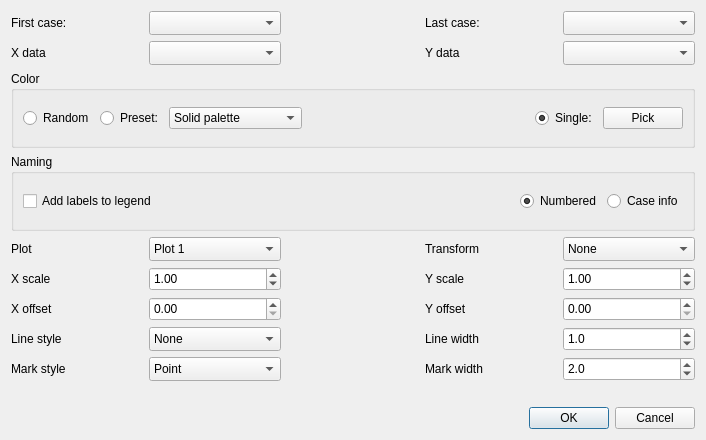
<?xml version="1.0" encoding="UTF-8"?>
<ui version="4.0">
 <class>case_dialog</class>
 <widget class="QDialog" name="case_dialog">
  <property name="geometry">
   <rect>
    <x>0</x>
    <y>0</y>
    <width>706</width>
    <height>440</height>
   </rect>
  </property>
  <property name="windowTitle">
   <string>Case line addition</string>
  </property>
  <layout class="QGridLayout" name="gridLayout_3">
   <item row="2" column="0">
    <widget class="QDialogButtonBox" name="OK_btn">
     <property name="enabled">
      <bool>true</bool>
     </property>
     <property name="font">
      <font>
       <family>Arial</family>
       <pointsize>9</pointsize>
      </font>
     </property>
     <property name="orientation">
      <enum>Qt::Horizontal</enum>
     </property>
     <property name="standardButtons">
      <set>QDialogButtonBox::Cancel|QDialogButtonBox::Ok</set>
     </property>
    </widget>
   </item>
   <item row="1" column="0">
    <widget class="QLabel" name="error_label">
     <property name="sizePolicy">
      <sizepolicy hsizetype="Preferred" vsizetype="Fixed">
       <horstretch>0</horstretch>
       <verstretch>0</verstretch>
      </sizepolicy>
     </property>
     <property name="font">
      <font>
       <family>Arial</family>
       <pointsize>9</pointsize>
      </font>
     </property>
     <property name="text">
      <string/>
     </property>
     <property name="alignment">
      <set>Qt::AlignCenter</set>
     </property>
    </widget>
   </item>
   <item row="0" column="0">
    <layout class="QGridLayout" name="gridLayout" rowstretch="10,0,0,0,0,0,0,0,0" columnstretch="0,0,0,0,0">
     <item row="6" column="0">
      <widget class="QLabel" name="label_13">
       <property name="font">
        <font>
         <family>Arial</family>
         <pointsize>9</pointsize>
        </font>
       </property>
       <property name="text">
        <string>X offset</string>
       </property>
      </widget>
     </item>
     <item row="5" column="1">
      <widget class="ScienDSpinBox" name="case_xscale_sb">
       <property name="maximumSize">
        <size>
         <width>16777215</width>
         <height>24</height>
        </size>
       </property>
       <property name="font">
        <font>
         <family>Arial</family>
         <pointsize>9</pointsize>
        </font>
       </property>
       <property name="value">
        <double>1.000000000000000</double>
       </property>
      </widget>
     </item>
     <item row="5" column="3">
      <widget class="QLabel" name="label_12">
       <property name="font">
        <font>
         <family>Arial</family>
         <pointsize>9</pointsize>
        </font>
       </property>
       <property name="text">
        <string>Y scale</string>
       </property>
      </widget>
     </item>
     <item row="7" column="1">
      <widget class="QComboBox" name="case_style_cb">
       <property name="maximumSize">
        <size>
         <width>16777215</width>
         <height>24</height>
        </size>
       </property>
       <property name="font">
        <font>
         <family>Arial</family>
         <pointsize>9</pointsize>
        </font>
       </property>
       <property name="currentText">
        <string>None</string>
       </property>
       <property name="currentIndex">
        <number>0</number>
       </property>
       <item>
        <property name="text">
         <string>None</string>
        </property>
       </item>
       <item>
        <property name="text">
         <string>Solid</string>
        </property>
       </item>
       <item>
        <property name="text">
         <string>Dashed</string>
        </property>
       </item>
       <item>
        <property name="text">
         <string>Dash-dot</string>
        </property>
       </item>
       <item>
        <property name="text">
         <string>Dotted</string>
        </property>
       </item>
      </widget>
     </item>
     <item row="4" column="4">
      <widget class="QComboBox" name="case_transform_cb">
       <property name="maximumSize">
        <size>
         <width>16777215</width>
         <height>24</height>
        </size>
       </property>
       <property name="font">
        <font>
         <family>Arial</family>
         <pointsize>9</pointsize>
        </font>
       </property>
       <item>
        <property name="text">
         <string>None</string>
        </property>
       </item>
       <item>
        <property name="text">
         <string>|.|</string>
        </property>
       </item>
       <item>
        <property name="text">
         <string>Arg(.)</string>
        </property>
       </item>
       <item>
        <property name="text">
         <string>unwrap Arg(.)</string>
        </property>
       </item>
       <item>
        <property name="text">
         <string>20log(.)</string>
        </property>
       </item>
       <item>
        <property name="text">
         <string>20log(|.|)</string>
        </property>
       </item>
       <item>
        <property name="text">
         <string>unwrap(.)</string>
        </property>
       </item>
      </widget>
     </item>
     <item row="0" column="0">
      <widget class="QLabel" name="label">
       <property name="font">
        <font>
         <family>Arial</family>
         <pointsize>9</pointsize>
        </font>
       </property>
       <property name="text">
        <string>First case:</string>
       </property>
      </widget>
     </item>
     <item row="5" column="4">
      <widget class="ScienDSpinBox" name="case_yscale_sb">
       <property name="maximumSize">
        <size>
         <width>16777215</width>
         <height>24</height>
        </size>
       </property>
       <property name="font">
        <font>
         <family>Arial</family>
         <pointsize>9</pointsize>
        </font>
       </property>
       <property name="value">
        <double>1.000000000000000</double>
       </property>
      </widget>
     </item>
     <item row="1" column="0">
      <widget class="QLabel" name="label_3">
       <property name="font">
        <font>
         <family>Arial</family>
         <pointsize>9</pointsize>
        </font>
       </property>
       <property name="text">
        <string>X data</string>
       </property>
      </widget>
     </item>
     <item row="7" column="3">
      <widget class="QLabel" name="label_7">
       <property name="font">
        <font>
         <family>Arial</family>
         <pointsize>9</pointsize>
        </font>
       </property>
       <property name="text">
        <string>Line width</string>
       </property>
      </widget>
     </item>
     <item row="4" column="1">
      <widget class="QComboBox" name="case_render_cb">
       <property name="maximumSize">
        <size>
         <width>16777215</width>
         <height>24</height>
        </size>
       </property>
       <property name="font">
        <font>
         <family>Arial</family>
         <pointsize>9</pointsize>
        </font>
       </property>
       <item>
        <property name="text">
         <string>Plot 1</string>
        </property>
       </item>
       <item>
        <property name="text">
         <string>Plot 2.1</string>
        </property>
       </item>
       <item>
        <property name="text">
         <string>Plot 2.2</string>
        </property>
       </item>
       <item>
        <property name="text">
         <string>Plot 3</string>
        </property>
       </item>
       <item>
        <property name="text">
         <string>Plot 4.1</string>
        </property>
       </item>
       <item>
        <property name="text">
         <string>Plot 4.2</string>
        </property>
       </item>
       <item>
        <property name="text">
         <string>Plot 5</string>
        </property>
       </item>
      </widget>
     </item>
     <item row="8" column="4">
      <widget class="QDoubleSpinBox" name="case_markersize_sb">
       <property name="maximumSize">
        <size>
         <width>16777215</width>
         <height>24</height>
        </size>
       </property>
       <property name="font">
        <font>
         <family>Arial</family>
         <pointsize>9</pointsize>
        </font>
       </property>
       <property name="decimals">
        <number>1</number>
       </property>
       <property name="minimum">
        <double>0.100000000000000</double>
       </property>
       <property name="maximum">
        <double>20.000000000000000</double>
       </property>
       <property name="singleStep">
        <double>0.100000000000000</double>
       </property>
       <property name="value">
        <double>2.000000000000000</double>
       </property>
      </widget>
     </item>
     <item row="0" column="1">
      <widget class="QComboBox" name="case_first_cb">
       <property name="maximumSize">
        <size>
         <width>16777215</width>
         <height>24</height>
        </size>
       </property>
       <property name="font">
        <font>
         <family>Arial</family>
         <pointsize>9</pointsize>
        </font>
       </property>
      </widget>
     </item>
     <item row="0" column="3">
      <widget class="QLabel" name="label_2">
       <property name="font">
        <font>
         <family>Arial</family>
         <pointsize>9</pointsize>
        </font>
       </property>
       <property name="text">
        <string>Last case:</string>
       </property>
      </widget>
     </item>
     <item row="0" column="4">
      <widget class="QComboBox" name="case_last_cb">
       <property name="maximumSize">
        <size>
         <width>16777215</width>
         <height>24</height>
        </size>
       </property>
       <property name="font">
        <font>
         <family>Arial</family>
         <pointsize>9</pointsize>
        </font>
       </property>
      </widget>
     </item>
     <item row="8" column="0">
      <widget class="QLabel" name="label_8">
       <property name="font">
        <font>
         <family>Arial</family>
         <pointsize>9</pointsize>
        </font>
       </property>
       <property name="text">
        <string>Mark style</string>
       </property>
      </widget>
     </item>
     <item row="1" column="3">
      <widget class="QLabel" name="label_4">
       <property name="font">
        <font>
         <family>Arial</family>
         <pointsize>9</pointsize>
        </font>
       </property>
       <property name="text">
        <string>Y data</string>
       </property>
      </widget>
     </item>
     <item row="8" column="3">
      <widget class="QLabel" name="label_9">
       <property name="font">
        <font>
         <family>Arial</family>
         <pointsize>9</pointsize>
        </font>
       </property>
       <property name="text">
        <string>Mark width</string>
       </property>
      </widget>
     </item>
     <item row="4" column="0">
      <widget class="QLabel" name="label_10">
       <property name="font">
        <font>
         <family>Arial</family>
         <pointsize>9</pointsize>
        </font>
       </property>
       <property name="text">
        <string>Plot</string>
       </property>
      </widget>
     </item>
     <item row="1" column="4">
      <widget class="QComboBox" name="case_ydata_cb">
       <property name="maximumSize">
        <size>
         <width>16777215</width>
         <height>24</height>
        </size>
       </property>
       <property name="font">
        <font>
         <family>Arial</family>
         <pointsize>9</pointsize>
        </font>
       </property>
      </widget>
     </item>
     <item row="6" column="3">
      <widget class="QLabel" name="label_14">
       <property name="font">
        <font>
         <family>Arial</family>
         <pointsize>9</pointsize>
        </font>
       </property>
       <property name="text">
        <string>Y offset</string>
       </property>
      </widget>
     </item>
     <item row="8" column="1">
      <widget class="QComboBox" name="case_marker_cb">
       <property name="maximumSize">
        <size>
         <width>16777215</width>
         <height>24</height>
        </size>
       </property>
       <property name="font">
        <font>
         <family>Arial</family>
         <pointsize>9</pointsize>
        </font>
       </property>
       <property name="currentText">
        <string>Point</string>
       </property>
       <property name="currentIndex">
        <number>1</number>
       </property>
       <item>
        <property name="text">
         <string>None</string>
        </property>
       </item>
       <item>
        <property name="text">
         <string>Point</string>
        </property>
       </item>
       <item>
        <property name="text">
         <string>Pixel</string>
        </property>
       </item>
       <item>
        <property name="text">
         <string>Circle</string>
        </property>
       </item>
       <item>
        <property name="text">
         <string>Triangle down</string>
        </property>
       </item>
       <item>
        <property name="text">
         <string>Triangle up</string>
        </property>
       </item>
       <item>
        <property name="text">
         <string>Triangle left</string>
        </property>
       </item>
       <item>
        <property name="text">
         <string>Triangle right</string>
        </property>
       </item>
       <item>
        <property name="text">
         <string>Tri down</string>
        </property>
       </item>
       <item>
        <property name="text">
         <string>Tri up</string>
        </property>
       </item>
       <item>
        <property name="text">
         <string>Tri left</string>
        </property>
       </item>
       <item>
        <property name="text">
         <string>Tri right</string>
        </property>
       </item>
       <item>
        <property name="text">
         <string>Octagon</string>
        </property>
       </item>
       <item>
        <property name="text">
         <string>Square</string>
        </property>
       </item>
       <item>
        <property name="text">
         <string>Pentagon</string>
        </property>
       </item>
       <item>
        <property name="text">
         <string>Plus (filled)</string>
        </property>
       </item>
       <item>
        <property name="text">
         <string>Star</string>
        </property>
       </item>
       <item>
        <property name="text">
         <string>Hexagon</string>
        </property>
       </item>
       <item>
        <property name="text">
         <string>Hexagon alt.</string>
        </property>
       </item>
       <item>
        <property name="text">
         <string>Plus</string>
        </property>
       </item>
       <item>
        <property name="text">
         <string>x</string>
        </property>
       </item>
       <item>
        <property name="text">
         <string>x (filled)</string>
        </property>
       </item>
       <item>
        <property name="text">
         <string>Diamond</string>
        </property>
       </item>
       <item>
        <property name="text">
         <string>Diamond (thin)</string>
        </property>
       </item>
       <item>
        <property name="text">
         <string>Vline</string>
        </property>
       </item>
       <item>
        <property name="text">
         <string>Hline</string>
        </property>
       </item>
      </widget>
     </item>
     <item row="2" column="0" colspan="5">
      <widget class="QGroupBox" name="groupBox">
       <property name="font">
        <font>
         <family>Arial</family>
         <pointsize>9</pointsize>
        </font>
       </property>
       <property name="title">
        <string>Color</string>
       </property>
       <layout class="QGridLayout" name="gridLayout_2">
        <item row="0" column="2">
         <widget class="QComboBox" name="case_palettecol_cb">
          <property name="maximumSize">
           <size>
            <width>150</width>
            <height>24</height>
           </size>
          </property>
          <property name="font">
           <font>
            <family>Arial</family>
            <pointsize>9</pointsize>
           </font>
          </property>
          <item>
           <property name="text">
            <string>Solid palette</string>
           </property>
          </item>
          <item>
           <property name="text">
            <string>Blue palette</string>
           </property>
          </item>
          <item>
           <property name="text">
            <string>Green palette</string>
           </property>
          </item>
          <item>
           <property name="text">
            <string>Red palette</string>
           </property>
          </item>
          <item>
           <property name="text">
            <string>Hot palette</string>
           </property>
          </item>
          <item>
           <property name="text">
            <string>Cold palette</string>
           </property>
          </item>
          <item>
           <property name="text">
            <string>Diverging palette</string>
           </property>
          </item>
          <item>
           <property name="text">
            <string>Diverging palette 2</string>
           </property>
          </item>
         </widget>
        </item>
        <item row="0" column="1">
         <widget class="QRadioButton" name="case_presetcol_rb">
          <property name="font">
           <font>
            <family>Arial</family>
            <pointsize>9</pointsize>
           </font>
          </property>
          <property name="text">
           <string>Preset:</string>
          </property>
         </widget>
        </item>
        <item row="0" column="0">
         <widget class="QRadioButton" name="case_randomcol_rb">
          <property name="font">
           <font>
            <family>Arial</family>
            <pointsize>9</pointsize>
           </font>
          </property>
          <property name="text">
           <string>Random</string>
          </property>
         </widget>
        </item>
        <item row="0" column="4">
         <spacer name="horizontalSpacer">
          <property name="font">
           <font>
            <family>Arial</family>
            <pointsize>9</pointsize>
           </font>
          </property>
          <property name="orientation">
           <enum>Qt::Horizontal</enum>
          </property>
          <property name="sizeHint" stdset="0">
           <size>
            <width>40</width>
            <height>20</height>
           </size>
          </property>
         </spacer>
        </item>
        <item row="0" column="5">
         <layout class="QHBoxLayout" name="horizontalLayout">
          <item>
           <widget class="QRadioButton" name="case_singlecol_rb">
            <property name="font">
             <font>
              <family>Arial</family>
              <pointsize>9</pointsize>
             </font>
            </property>
            <property name="text">
             <string>Single:</string>
            </property>
            <property name="checked">
             <bool>true</bool>
            </property>
           </widget>
          </item>
          <item>
           <widget class="QPushButton" name="case_pickcol_btn">
            <property name="font">
             <font>
              <family>Arial</family>
              <pointsize>9</pointsize>
             </font>
            </property>
            <property name="text">
             <string>Pick</string>
            </property>
           </widget>
          </item>
         </layout>
        </item>
        <item row="0" column="3">
         <spacer name="horizontalSpacer_2">
          <property name="orientation">
           <enum>Qt::Horizontal</enum>
          </property>
          <property name="sizeHint" stdset="0">
           <size>
            <width>40</width>
            <height>20</height>
           </size>
          </property>
         </spacer>
        </item>
       </layout>
      </widget>
     </item>
     <item row="3" column="0" colspan="5">
      <widget class="QGroupBox" name="groupBox_2">
       <property name="font">
        <font>
         <family>Arial</family>
         <pointsize>9</pointsize>
        </font>
       </property>
       <property name="title">
        <string>Naming</string>
       </property>
       <layout class="QGridLayout" name="gridLayout_4" rowstretch="0,0" columnstretch="1,0,0,0">
        <item row="1" column="0">
         <widget class="QCheckBox" name="case_addlegend_cb">
          <property name="font">
           <font>
            <family>Arial</family>
            <pointsize>9</pointsize>
           </font>
          </property>
          <property name="text">
           <string>Add labels to legend</string>
          </property>
         </widget>
        </item>
        <item row="1" column="3">
         <widget class="QRadioButton" name="case_inforname_rb">
          <property name="font">
           <font>
            <family>Arial</family>
            <pointsize>9</pointsize>
           </font>
          </property>
          <property name="text">
           <string>Case info</string>
          </property>
         </widget>
        </item>
        <item row="1" column="2">
         <widget class="QRadioButton" name="case_numname_rb">
          <property name="font">
           <font>
            <family>Arial</family>
            <pointsize>9</pointsize>
           </font>
          </property>
          <property name="text">
           <string>Numbered</string>
          </property>
          <property name="checked">
           <bool>true</bool>
          </property>
         </widget>
        </item>
       </layout>
      </widget>
     </item>
     <item row="7" column="0">
      <widget class="QLabel" name="label_6">
       <property name="font">
        <font>
         <family>Arial</family>
         <pointsize>9</pointsize>
        </font>
       </property>
       <property name="text">
        <string>Line style</string>
       </property>
      </widget>
     </item>
     <item row="1" column="1">
      <widget class="QComboBox" name="case_xdata_cb">
       <property name="maximumSize">
        <size>
         <width>16777215</width>
         <height>24</height>
        </size>
       </property>
       <property name="font">
        <font>
         <family>Arial</family>
         <pointsize>9</pointsize>
        </font>
       </property>
      </widget>
     </item>
     <item row="5" column="0">
      <widget class="QLabel" name="label_11">
       <property name="font">
        <font>
         <family>Arial</family>
         <pointsize>9</pointsize>
        </font>
       </property>
       <property name="text">
        <string>X scale</string>
       </property>
      </widget>
     </item>
     <item row="4" column="3">
      <widget class="QLabel" name="label_5">
       <property name="font">
        <font>
         <family>Arial</family>
         <pointsize>9</pointsize>
        </font>
       </property>
       <property name="text">
        <string>Transform</string>
       </property>
      </widget>
     </item>
     <item row="7" column="4">
      <widget class="QDoubleSpinBox" name="case_linewidth_sb">
       <property name="maximumSize">
        <size>
         <width>16777215</width>
         <height>24</height>
        </size>
       </property>
       <property name="font">
        <font>
         <family>Arial</family>
         <pointsize>9</pointsize>
        </font>
       </property>
       <property name="decimals">
        <number>1</number>
       </property>
       <property name="minimum">
        <double>0.100000000000000</double>
       </property>
       <property name="singleStep">
        <double>0.100000000000000</double>
       </property>
       <property name="value">
        <double>1.000000000000000</double>
       </property>
      </widget>
     </item>
     <item row="6" column="1">
      <widget class="ScienDSpinBox" name="case_xoffset_sb">
       <property name="maximumSize">
        <size>
         <width>16777215</width>
         <height>24</height>
        </size>
       </property>
       <property name="font">
        <font>
         <family>Arial</family>
         <pointsize>9</pointsize>
        </font>
       </property>
       <property name="value">
        <double>0.000000000000000</double>
       </property>
      </widget>
     </item>
     <item row="6" column="4">
      <widget class="ScienDSpinBox" name="case_yoffset_sb">
       <property name="maximumSize">
        <size>
         <width>16777215</width>
         <height>24</height>
        </size>
       </property>
       <property name="font">
        <font>
         <family>Arial</family>
         <pointsize>9</pointsize>
        </font>
       </property>
       <property name="value">
        <double>0.000000000000000</double>
       </property>
      </widget>
     </item>
    </layout>
   </item>
  </layout>
 </widget>
 <customwidgets>
  <customwidget>
   <class>ScienDSpinBox</class>
   <extends>QDoubleSpinBox</extends>
   <header>src.widgets.scientific_spinbox</header>
  </customwidget>
 </customwidgets>
 <resources/>
 <connections>
  <connection>
   <sender>OK_btn</sender>
   <signal>accepted()</signal>
   <receiver>case_dialog</receiver>
   <slot>accept()</slot>
   <hints>
    <hint type="sourcelabel">
     <x>248</x>
     <y>254</y>
    </hint>
    <hint type="destinationlabel">
     <x>157</x>
     <y>274</y>
    </hint>
   </hints>
  </connection>
  <connection>
   <sender>OK_btn</sender>
   <signal>rejected()</signal>
   <receiver>case_dialog</receiver>
   <slot>reject()</slot>
   <hints>
    <hint type="sourcelabel">
     <x>316</x>
     <y>260</y>
    </hint>
    <hint type="destinationlabel">
     <x>286</x>
     <y>274</y>
    </hint>
   </hints>
  </connection>
 </connections>
</ui>
